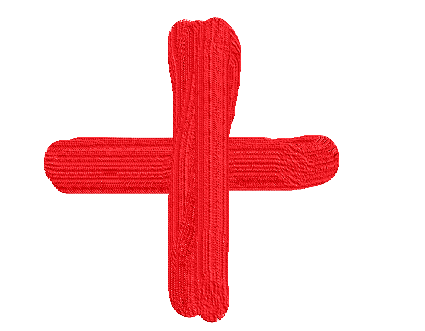
#> input picture test/Chapter2/test.png, 425 x 331 px
$ python test7.py
#> lines starting #> are read from the running program, lines starting #| are printed output that depends on the picture; after the words box and inside, x2 and y2 are one past the last pixel; in counts of white or black regions, pixels touching at a corner belong together
from skimage import data, color, io
from matplotlib import pyplot as plt
import numpy as np
import math

image = io.imread('test.png')
#> image is the input picture: shape (331, 425, 3); mean R, G, B 250.2, 205.7, 207.3
r = image[:, :, 0]
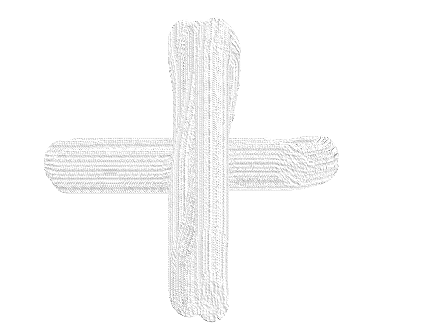
#> r: shape (331, 425); min 102, max 255, mean 250.2
g = image[:, :, 1]
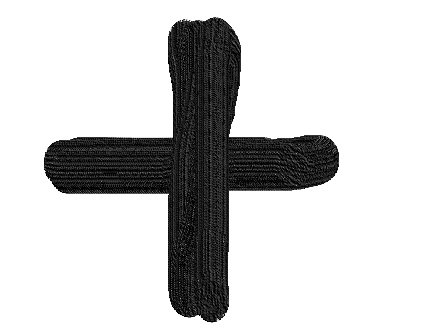
#> g: shape (331, 425); min 0, max 255, mean 205.7
b = image[:, :, 2]
# RGB颜色空间中的分割
# 选择样本区域
r_template = r[128:255, 85:169]
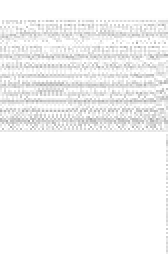
#> r_template: shape (127, 84) (shown 2 times larger); min 167, max 255, mean 244.4
# 计算该区域的彩色点的平均向量a的红色分量
r_template_u = np.mean(r_template)
#> r_template_u = 244.4
# 计算样本点红色分量的标准差
r_template_d = 0.0
for i in range(r_template.shape[0]):
    for j in range(r_template.shape[1]):
        r_template_d = r_template_d + (r_template[i, j] - r_template_u) * (r_template[i, j] - r_template_u)
#> after the loop, r_template_d = 3263796.9

r_template_d = math.sqrt(r_template_d / r_template.shape[0] / r_template.shape[1])
#> r_template_d = 17.49
# 寻找符合条件的点，r_cut为红色分割图像
r_cut = np.zeros(r.shape, dtype='uint8')
for i in range(r.shape[0]):
    for j in range(r.shape[1]):
        if r[i, j] >= (r_template_u - 1.25 * r_template_d) and r[i, j] <= (r_template_u + 1.25 * r_template_d):
            r_cut[i, j] = 1
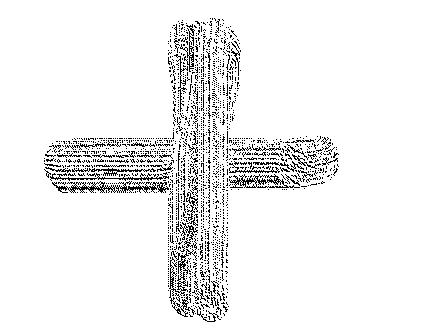
#> r_cut: shape (331, 425); values 0 (black) and 1 (white), 93.7% white; black in thin lines or dots, all inside (x1, y1, x2, y2) = (44, 18, 339, 322)
# image_cut为根据红色分割后的RGB图像
image_cut = np.zeros(image.shape, dtype='uint8')
for i in range(r.shape[0]):
    for j in range(r.shape[1]):
        if r_cut[i, j] == 1:
            image_cut[i, j, :] = image[i, j, :]
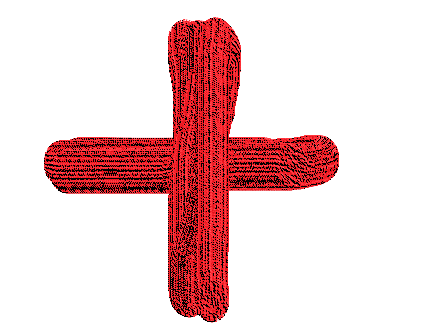
#> image_cut: shape (331, 425, 3); mean R, G, B 237.2, 205.4, 206.6

plt.figure()
plt.axis('off')
plt.imshow(image)  # 显示原始图像

plt.figure()
plt.axis('off')
plt.imshow(r)  # 显示R图像

plt.figure()
plt.axis('off')
plt.imshow(g)  # 显示G图像

plt.figure()
plt.axis('off')
plt.imshow(b)  # 显示B图像

plt.figure()
plt.axis('off')
plt.imshow(r_cut)  # 显示红色分割图像图像

plt.figure()
plt.axis('off')
plt.imshow(image_cut)  # 显示分割后的RGB图像

plt.show()
